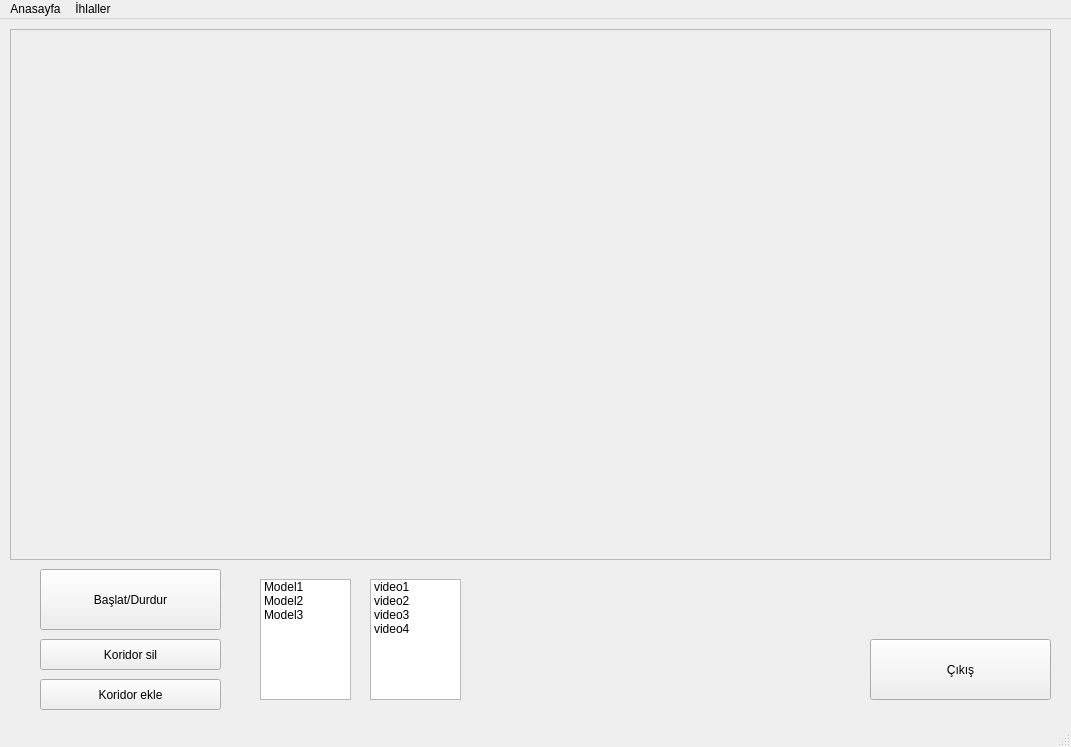
<?xml version="1.0" encoding="UTF-8"?>
<ui version="4.0">
 <class>MainWindow</class>
 <widget class="QMainWindow" name="MainWindow">
  <property name="geometry">
   <rect>
    <x>0</x>
    <y>0</y>
    <width>1071</width>
    <height>747</height>
   </rect>
  </property>
  <property name="windowTitle">
   <string>MainWindow</string>
  </property>
  <widget class="QWidget" name="centralwidget">
   <widget class="QFrame" name="goruntu">
    <property name="geometry">
     <rect>
      <x>10</x>
      <y>10</y>
      <width>1041</width>
      <height>531</height>
     </rect>
    </property>
    <property name="frameShape">
     <enum>QFrame::StyledPanel</enum>
    </property>
    <property name="frameShadow">
     <enum>QFrame::Raised</enum>
    </property>
    <property name="lineWidth">
     <number>1</number>
    </property>
   </widget>
   <widget class="QPushButton" name="pushButton">
    <property name="geometry">
     <rect>
      <x>40</x>
      <y>550</y>
      <width>181</width>
      <height>61</height>
     </rect>
    </property>
    <property name="text">
     <string>Başlat/Durdur</string>
    </property>
   </widget>
   <widget class="QPushButton" name="pushButton_2">
    <property name="geometry">
     <rect>
      <x>40</x>
      <y>660</y>
      <width>181</width>
      <height>31</height>
     </rect>
    </property>
    <property name="text">
     <string>Koridor ekle</string>
    </property>
   </widget>
   <widget class="QPushButton" name="pushButton_3">
    <property name="geometry">
     <rect>
      <x>40</x>
      <y>620</y>
      <width>181</width>
      <height>31</height>
     </rect>
    </property>
    <property name="text">
     <string>Koridor sil</string>
    </property>
   </widget>
   <widget class="QPushButton" name="pushButton_4">
    <property name="geometry">
     <rect>
      <x>870</x>
      <y>620</y>
      <width>181</width>
      <height>61</height>
     </rect>
    </property>
    <property name="text">
     <string>Çıkış</string>
    </property>
   </widget>
   <widget class="QListWidget" name="listWidget">
    <property name="geometry">
     <rect>
      <x>260</x>
      <y>560</y>
      <width>91</width>
      <height>121</height>
     </rect>
    </property>
    <item>
     <property name="text">
      <string>Model1</string>
     </property>
    </item>
    <item>
     <property name="text">
      <string>Model2</string>
     </property>
    </item>
    <item>
     <property name="text">
      <string>Model3</string>
     </property>
    </item>
   </widget>
   <widget class="QListWidget" name="listWidget_2">
    <property name="geometry">
     <rect>
      <x>370</x>
      <y>560</y>
      <width>91</width>
      <height>121</height>
     </rect>
    </property>
    <item>
     <property name="text">
      <string>video1</string>
     </property>
    </item>
    <item>
     <property name="text">
      <string>video2</string>
     </property>
    </item>
    <item>
     <property name="text">
      <string>video3</string>
     </property>
    </item>
    <item>
     <property name="text">
      <string>video4</string>
     </property>
    </item>
   </widget>
  </widget>
  <widget class="QMenuBar" name="menubar">
   <property name="geometry">
    <rect>
     <x>0</x>
     <y>0</y>
     <width>1071</width>
     <height>26</height>
    </rect>
   </property>
   <widget class="QMenu" name="menuAnasayfa">
    <property name="title">
     <string>Anasayfa</string>
    </property>
   </widget>
   <widget class="QMenu" name="menu_hlaller">
    <property name="title">
     <string>İhlaller</string>
    </property>
   </widget>
   <addaction name="menuAnasayfa"/>
   <addaction name="menu_hlaller"/>
  </widget>
  <widget class="QStatusBar" name="statusbar"/>
 </widget>
 <resources/>
 <connections/>
</ui>
